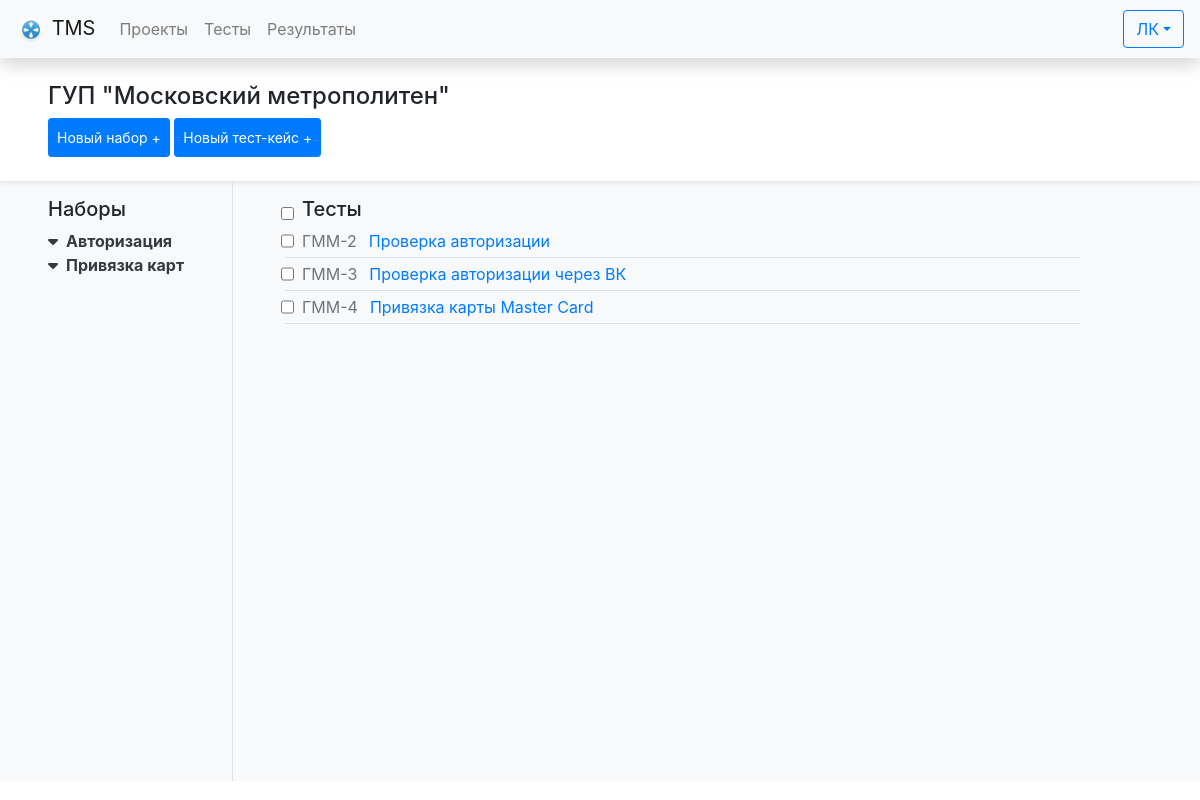
The page /project/1/ on the database as committed earlier.
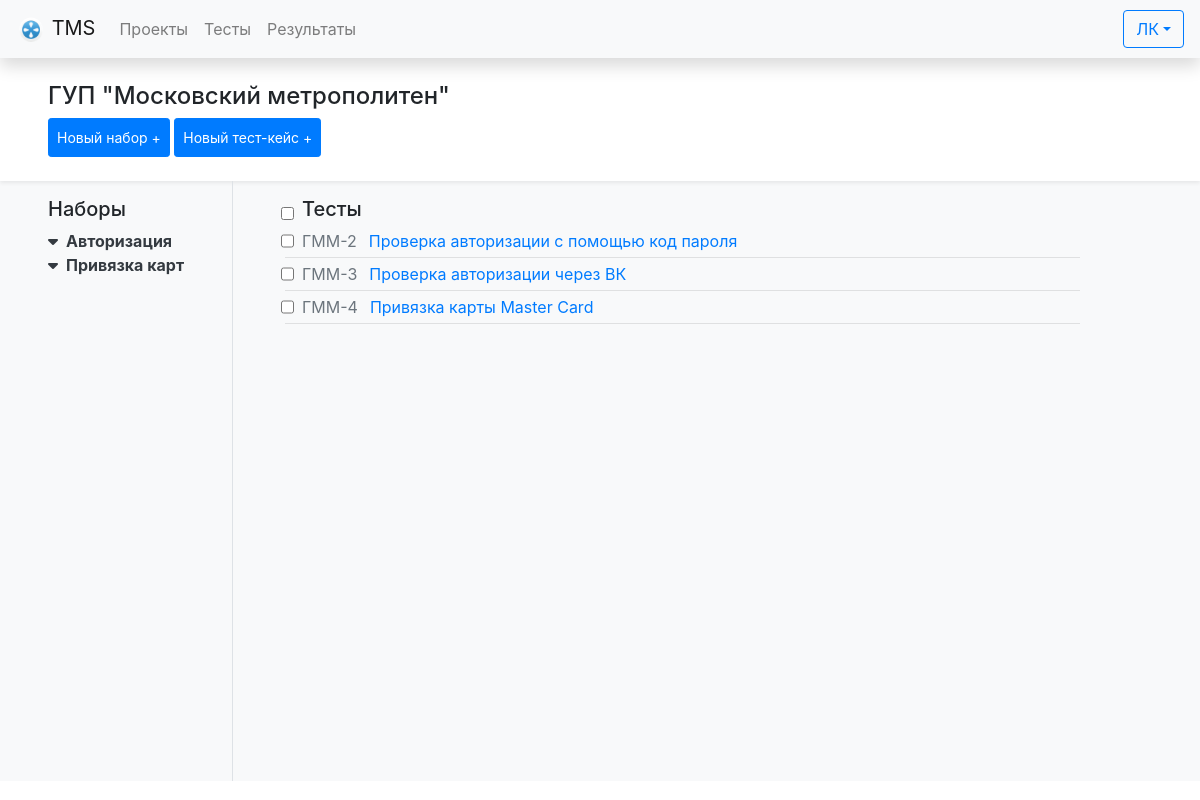
The same page on the database as committed later.
### tests/models.py (models this page shows, shortened)
class Projects(models.Model):
    id = models.AutoField(
        primary_key=True, verbose_name=_("Код проекта"))
    name = models.CharField(max_length=50, verbose_name=_(
        "Название проекта"), help_text="Название проекта", blank=False)
    class Meta:
        verbose_name = _("Проект")
        verbose_name_plural = _("Проекты")
        ordering = ['name']
    def __str__(self):
        return self.name
    def acronym(self):
        regex = re.compile('[^а-яА-Яa-zA-Z]')
        return "".join(e[0].upper() for e in regex.sub(' ', self.name).split())

class TestSuites(models.Model):
    id = models.AutoField(_("Код набора"), primary_key=True)
    name = models.CharField(_("Название набора"), max_length=50)
    project = models.ForeignKey(Projects, verbose_name=_(
        "Проект"), on_delete=models.PROTECT)
    class Meta:
        verbose_name = _("Тестовй набор")
        verbose_name_plural = _("Тестовые наборы")

class TestCases(models.Model):
    id = models.AutoField(_("Код тест-кейса"), primary_key=True)
    """
    Описание тест-кейса
    """
    title = models.CharField(_("Название"), max_length=100)
    precondition = models.TextField(_("Предусловия"), blank=True, null=True)
    description = models.TextField(_("Описание"), blank=True, null=True)
    expectedResult = models.TextField(
        _("Ожидаемый результат"), blank=True, null=True)
    """
    Параметры тест кейса:
    - Проект
    - Набор
    - Тип теста
    - Приоритет
    - Статус
    - Автоматизирован (True/False)
    """
    project = models.ForeignKey(Projects, verbose_name=_(
        "Проект"), on_delete=models.PROTECT)
    suite = models.ForeignKey(TestSuites, verbose_name=_(
        "Группа"), on_delete=models.PROTECT)
    type = models.ForeignKey(TestTypes, verbose_name=_(
        "Тип теста"), on_delete=models.PROTECT)
    priority = models.ForeignKey(TestPriorities, verbose_name=_(
        "Приоритет"), on_delete=models.PROTECT)
    status = models.ForeignKey(TestStatuses, verbose_name=_(
        "Статус"), on_delete=models.PROTECT, default=3)
    isAutomated = models.BooleanField(_("Автоматизирован"))
    """
    Кем и когда создано
    """
    created_by = models.ForeignKey(
        settings.AUTH_USER_MODEL, verbose_name="Создатель", on_delete=models.PROTECT, related_name='created_by')
    created_date = models.DateTimeField(_("Создано"), auto_now_add=True)
    """
    Кем и когда модифицировано
    """
    lastModified_by = models.ForeignKey(
        settings.AUTH_USER_MODEL, verbose_name="Последние изменения", on_delete=models.PROTECT, related_name='modified_by')
    lastModified_date = models.DateTimeField(_("Изменено"), auto_now=True)
    class Meta:
        verbose_name = _("Тест-кейс")
        verbose_name_plural = _("Тест-кейсы")

### tests/views.py (the view)
# urls.py: path('project/<int:project_pk>/', views.project_view, name='project_view'),
def project_view(request, project_pk):
    project = Projects.objects.get(id=project_pk)
    if request.method == "POST":
        create_suite(request.POST, project)
        return redirect(request.META['HTTP_REFERER'])
    suite_list = TestSuites.objects.filter(project=project_pk)
    suite_test_list = dict()
    testCaseSteps = dict()
    for suite_iter in suite_list:
        tests = TestCases.objects.filter(
            suite=suite_iter, project=project_pk).order_by('title')
        suite_test_list[suite_iter.name] = tests
        for test in tests:
            testCaseSteps[test.id] = TestCaseSteps.objects.filter(
                testCase__project=project, testCase=test)
    return render(request, 'project_view.html', {
        'project': project,
        'suite_list': suite_list,
        'suite_test_list': suite_test_list,
        'testCaseSteps': testCaseSteps
        }
    )

### tests/views.py (called while the page is built)
@register.filter
def get_item(dictionary, key):
    return dictionary[key]

### templates/project_view.html (shortened to what this page needs)
{% extends 'base.html' %}
{% block content %}
    <div class="bg-light">
        <div class="p-4 px-5 bg-white shadow-sm">
            <h4>{{ project }}</h4>
            <button type="button"
                    class="btn btn-primary btn-sm p-2 text-nowrap"
                    data-toggle="modal"
                    data-target="#newSuite">Новый набор +</button>
            <button type="button"
                    class="btn btn-primary btn-sm p-2 text-nowrap"
                    data-toggle="modal"
                    data-target="#newTestCase">Новый тест-кейс +</button>
        </div>
        <div class="d-flex flex-row"  style="height: 75vh;">
            <div id="suites"class="pt-3 px-5">
                <h5>Наборы</h5>
                {% if suite_test_list %}
                    {% for suite_name, test_list in suite_test_list.items %}
                        <a class="d-flex align-items-center font-weight-bold text-dark"
                           data-toggle="collapse"
                           href="#collapse_{{ forloop.counter }}"
                           name="suiteSelect"
                           style="text-decoration: none;
                                  important">
                            <i class="fa-solid fa-caret-down"></i>
                            <div class="ml-2">{{ suite_name }}</div>
                        </a>
                    {% endfor %}
                {% else %}
                    <div class="text-danger">Нет наборов</div>
                {% endif %}
            </div>
            {% include "testCase/testCase_table.html" %}
        </div>
    </div>
{% endblock content %}

### templates/base.html (shortened to what this page needs)
<!DOCTYPE html>
<html>
  <head>
    <link rel="stylesheet"
          href="https://cdn.jsdelivr.net/npm/bootstrap@4.3.1/dist/css/bootstrap.min.css"
>
    <link rel="stylesheet"
          href="https://cdn.jsdelivr.net/npm/bootstrap-select@1.13.14/dist/css/bootstrap-select.min.css">
    <link rel="stylesheet"
          href="https://unpkg.com/bootstrap-table@1.21.4/dist/bootstrap-table.min.css">
    <link rel="stylesheet"
          href="https://cdnjs.cloudflare.com/ajax/libs/jqueryui/1.13.2/themes/base/jquery-ui.min.css"
 />
  </head>
  <body>
    <nav class="navbar navbar-expand-lg navbar-light bg-light shadow">
      <a class="navbar-brand" href="#">
        {% load static %}
        <img src="{% static '/icon.png' %}" alt="Иконка" height=30 width=30>
        TMS
      </a>
      <div class="collapse navbar-collapse" id="navbarSupportedContent">
        <ul class="navbar-nav mr-auto">
          <a class="nav-link" href="{% url 'projects' %}">Проекты</a>
          <a class="nav-link" href="#">Тесты</a>
          <a class="nav-link" href="#">Результаты</a>
        </ul>
        <div class="btn-group">
          <button type="button"
                  class="btn btn-outline-primary dropdown-toggle"
                  data-toggle="dropdown"
                  aria-haspopup="true"
                  aria-expanded="false">ЛК</button>
        </div>
      </div>
    </nav>
    {% block content %}
    {% endblock content %}
  </body>
</html>

### templates/testCase/testCase_table.html (shortened to what this page needs)
{% block testCaseTable %}
    <div id="tests" class="w-75 border-left pt-3 px-5">
        <div class="d-flex align-items-center">
            <input type="checkbox" onClick="toggle(this)" class="mr-2">
            <h5>Тесты</h5>
        </div>
        {% if suite_test_list %}
            {% with projectAcronym=project.acronym %}
                {% for suite_name, test_list in suite_test_list.items %}
                    {% if test_list %}
                        <div class="collapse show" id="collapse_{{ forloop.counter }}">
                            {% for test in test_list %}
                                <div class="d-flex flex-row">
                                    <input type="checkbox" name="testSelect">
                                    <a class="d-flex flex-row"
                                       href=""
                                       data-toggle="modal"
                                       data-target="#testCaseModal_{{ test.id }}">
                                        <div class="mx-2 text-secondary">{{ projectAcronym }}-{{ test.id }}</div>
                                        <div class="mx-1">{{ test.title }}</div>
                                    </a>
                                </div>
                                <hr class="m-1">
                            {% endfor %}
                        </div>
                    {% endif %}
                {% endfor %}
            {% endwith %}
        {% else %}
            <div>Нет тестов :(</div>
        {% endif %}
    </div>
{% endblock %}

Rows that differ between the two databases and show on the page:
changed TestCases id 2: title "Проверка авторизации" → "Проверка авторизации с помощью код пароля"
